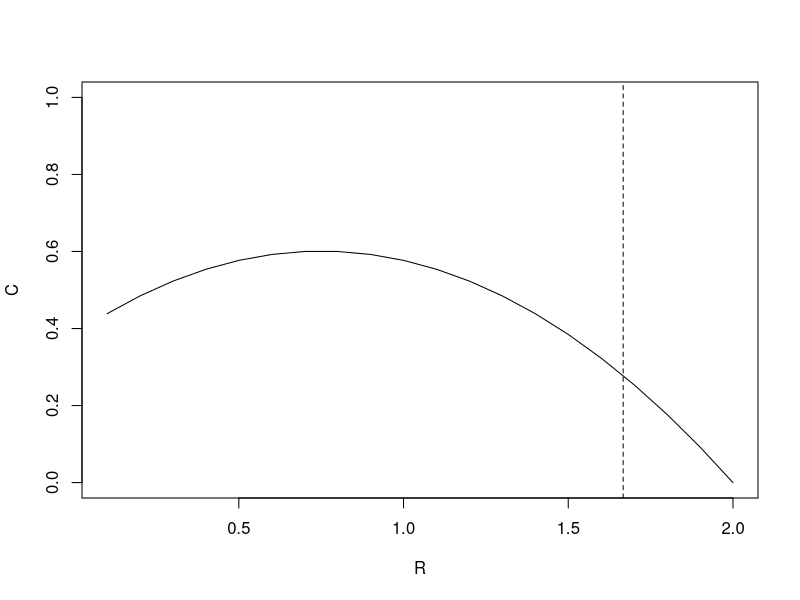
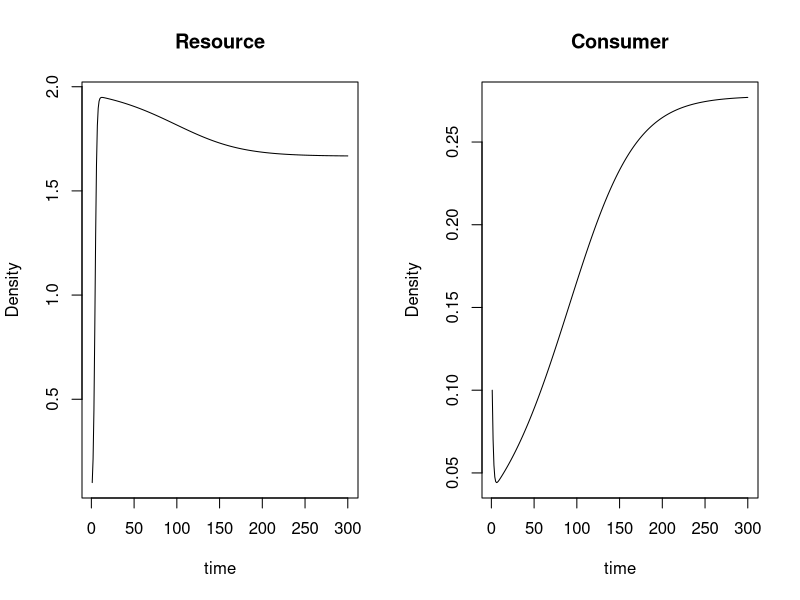
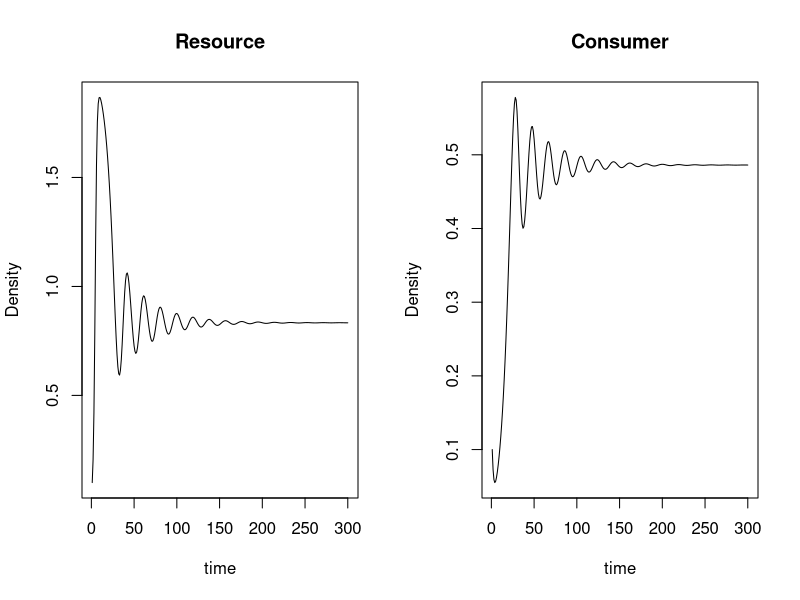
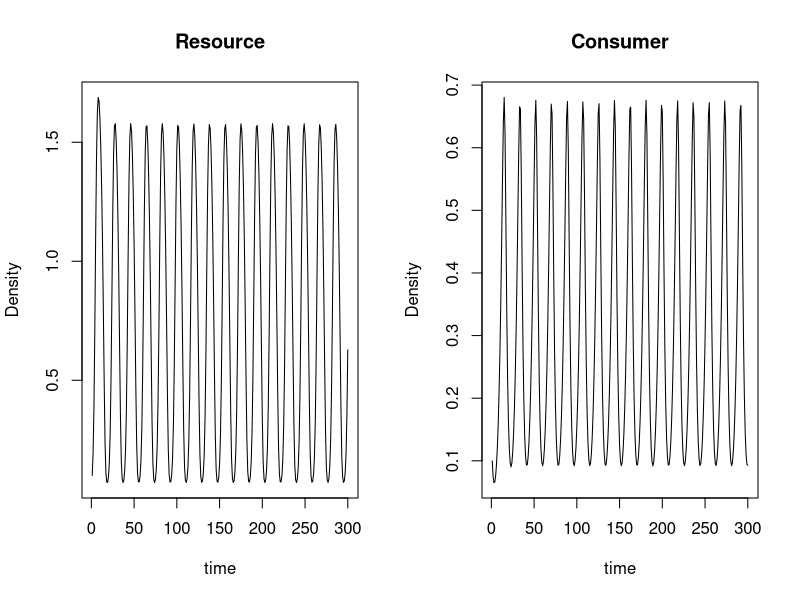

The R script that drew these images, in order: (Note: this script raises an error after producing the figures.)
######### These are my attempts to incorporate McCann's models into R to help me interpret these food web models ######################

### Section 2.2.5
# load libraries
library("deSolve")

# parameters and state variables for the R-M model
r <- 1.0 # per capita rate of increase in resource
K <- 2.0 # indicated as 1.0 in Fig 2.1 description, but I think this was a typo in the book.
e <- 0.5
Ro <- 0.5
m <- 0.5
a <- 1.3 # initial attack rate of 1.3 instead of 1.2 more closely replicates the figures in the book
R <- seq(0.1,2,0.1) # necessary for creating the x-axis for Fig 2.1
  
# rmcr = Rosenzweig-MacArthur (R-M) consumer-resource (C-R) model that assumes logistic resource growth and a type 2 functional response by the consumer (i.e. consumption rate saturates with resource density). This function is necessary for the ordinary differential equation solver, ode() 
rmcr <- function(t,y,p) {
  # t,y,p is the necessary format for solving using the ode() function in R
  R <- y[1]
  C <- y[2]
  with(as.list(p), {
    dR.dt <- r * R * (1 - R / K) - a * C * R / (R + Ro)
    dC.dt <- e * a * C * R / (R + Ro) - m * C
    return(list(c(dR.dt,dC.dt)))
  })
}

Riso <- expression(r/a * (R + Ro) * (1 - R/K)) # solved for isocline separately using pen and paper
RisoStable <- eval(Riso)

## Figure 2.1a !!!!! Consumer isocline not drawing !!!
plot(R,RisoStable, type = "l", ylab = "C", ylim=0:1)
abline(v=m * Ro / (e * a - m), lty = 2) # abline for consumer isocline was determined using pen and paper. The alternative isocline is C = 0, whichi is uninformative.
# arrows(RM1[-Time,2], RM1[-Time,3], RM1[-1,2], RM1[-1,3], length=0.1); not accurate now but a potential technique to trace stability (from Primer for Ecology with R)

## Figure 2.6. Examine how increasing attack rate influences stability.
# create vector of parameter values for "rmcr" function
p.rm1 <- c(r = r, e = e, a = 1.3, K = K, Ro = Ro)
p.rm2 <- c(r = r, e = e, a = 1.6, K = K, Ro = Ro)
p.rm3 <- c(r = r, e = e, a = 2.0, K = K, Ro = Ro)

Time <- 300 # set time scale

# create ordinary differential equations with increasing attack rates (all other parameter values held constant).  Initial state values (consumer and resource densities) are both set at 0.1
i.state <- c(R=0.1,C=0.1)
rm1 <- ode(i.state,1:Time, rmcr, p.rm1)
rm2 <- ode(i.state,1:Time, rmcr, p.rm2)
rm3 <- ode(i.state,1:Time, rmcr, p.rm3)
# Fig 2.1b and 2.6a, respectively
plot(rm1, main = c("Resource", "Consumer"), ylab = c("Density","Density"))
# Fig 2.6b (only Consumer shown in book)
plot(rm2, main = c("Resource", "Consumer"), ylab = c("Density","Density"))
# Fig 2.6c (only Consumer shown in book)
plot(rm3, main = c("Resource", "Consumer"), ylab = c("Density","Density"))

## Figure 2.7a.  All credit goes to this website: http://www.r-bloggers.com/r-tools-for-dynamical-systems-bifurcation-plot-in-r%C2%A0for%C2%A0system%C2%A0of%C2%A0odes/
param.name <- "a" # choose parameter to perturb
param.seq <- seq(1,2.5,length=50) # choose range of parameters
p.rm4 <- c(r = r, e = e, a = 1.0, K = K, Ro = Ro, m=m) # set starting parameters.

param.index <- which(param.name == names(p.rm4)) # tells the loop which parameter in "p.rm4" to grab for manipulation.
out <- list()
for (i in 1:length(param.seq))
  out[[i]] <- matrix(0, n, length(i.state))

for (i in 1:length(param.seq)) {
  # set params
  p.rm4.loop <- p.rm4
  p.rm4.loop[param.index] <- param.seq[i] # changes the parameter value for manipulation in the "init" function below.
  # converge
  init <- ode(i.state, 1:Time, rmcr, p.rm4.loop)
  # get converged points
  out[[i]] <- ode(init[Time,-1], 1:Time, rmcr, p.rm4.loop)[,-1]
}

range.lim <- lapply(out, function(x) apply(x, 2, range)) # don't completely understand what is going on here...
range.lim <- apply(do.call("rbind", range.lim), 2, range)
plot.variable <- "C" # choose which variable to show
plot(0, 0, pch = "", xlab = param.name, ylab = plot.variable,
     xlim = range(param.seq), ylim = range.lim[,plot.variable])
for (i in 1:length(param.seq)) {
  points(rep(param.seq[i], Time), out[[i]][,plot.variable])
}

### Figure 2.7b. Tips taken from Enemy-Victim Interactions chapter of a Primer of Ecology in R

#### Currently not getting the dip in eigen value like I expected
dR.dt <- expression(r * R * (1 - R / K) - a * C * R / (R + Ro))
dC.dt <- expression(e * a * C * R / (R + Ro) - m * C)
RMjac1 <- list(D(dR.dt,"R"),D(dC.dt,"R"),D(dR.dt,"C"),D(dC.dt,"C"))

# confused about what I'm doing here...
R <- m * Ro / (e * a - m) # expression is the consumer isocline... but why?
C <- eval(Riso)

RM.jac2 <- matrix(sapply(RMjac1, function(pd) eval(pd)), nrow = 2)
eigen(RM.jac2)[["values"]]

rmcr.jacList <- lapply(1:length(param.seq), function(i) {
  a <- param.seq[i] # changes the parameter value for manipulation
  C <- eval(Riso)
  matrix(sapply(RMjac1, function(pd) eval(pd)), nrow=2)
})

L1 <- sapply(rmcr.jacList, function(J) max(Re(eigen(J)[["values"]])))


plot(param.seq,L1,type ="l",xlab = "a")
